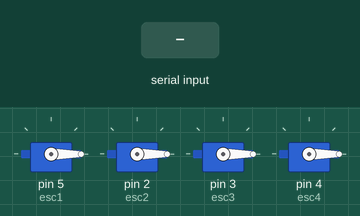
This sketch was run on a simulated Arduino Uno, built with avr-gcc and run on an emulated ATmega328P. Parts: 4 × servo. Inputs (shaded band) come from the test bench. What the sketch prints to the serial monitor is not drawn.

Above: at 1.2 s.
1.3 s: "90,45\n" received over Serial
At 1.56 s:
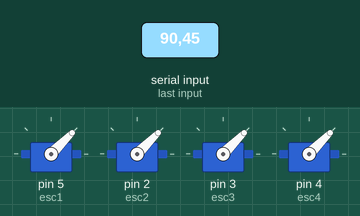
3.3 s: "30,150\n" received over Serial
At 3.56 s:
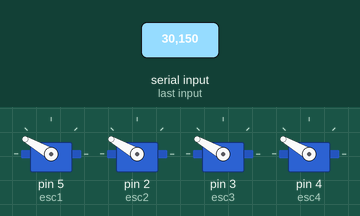
5.3 s: "200\n" received over Serial
At 5.55 s:
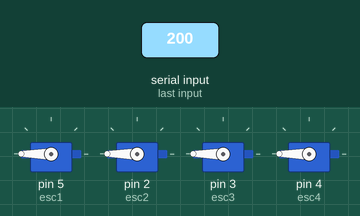
Timing chart, 0 to 8.3 s (numbered marks = the images above; inputs shaded):
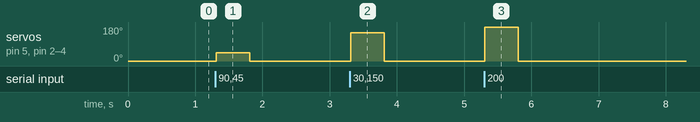

The sketch:

spin.ino
```cpp
#include <Servo.h>

Servo esc1, esc2, esc3, esc4;
int throttle = 0;

void setup() {

  Serial.begin(9600);
  Serial.setTimeout(500);

  ESCinit();

}

void loop() {
  if (Serial.available()) throttle = Serial.parseInt();
  Serial.println(throttle);
  esc1.write(throttle);
  esc2.write(throttle);
  esc3.write(throttle);
  esc4.write(throttle);
}

void ESCinit() {
  esc1.attach(5, 1000, 2000);
  esc2.attach(2, 1000, 2000);
  esc3.attach(3, 1000, 2000);
  esc4.attach(4, 1000, 2000);

  esc1.write(2000);
  esc2.write(2000);
  esc3.write(2000);
  esc4.write(2000);

  esc1.write(0);
  esc2.write(0);
  esc3.write(0);
  esc4.write(0);//esc attachment and low signal, may need more depending on stubbornness of esc calibrations

  return 0;
}
```

Measured:
- after the input at 1.3 s, servo on pin 5 (esc1), servo on pin 2 (esc2), servo on pin 3 (esc3), servo on pin 4 (esc4): 0° → 45° at once, → 0° 0.50 s later
- after the input at 3.3 s, servo on pin 5 (esc1), servo on pin 2 (esc2), servo on pin 3 (esc3), servo on pin 4 (esc4): 0° → 150° at once, → 0° 0.50 s later
- after the input at 5.3 s, servo on pin 5 (esc1), servo on pin 2 (esc2), servo on pin 3 (esc3), servo on pin 4 (esc4): 0° → 180° at once, → 0° 0.50 s later
